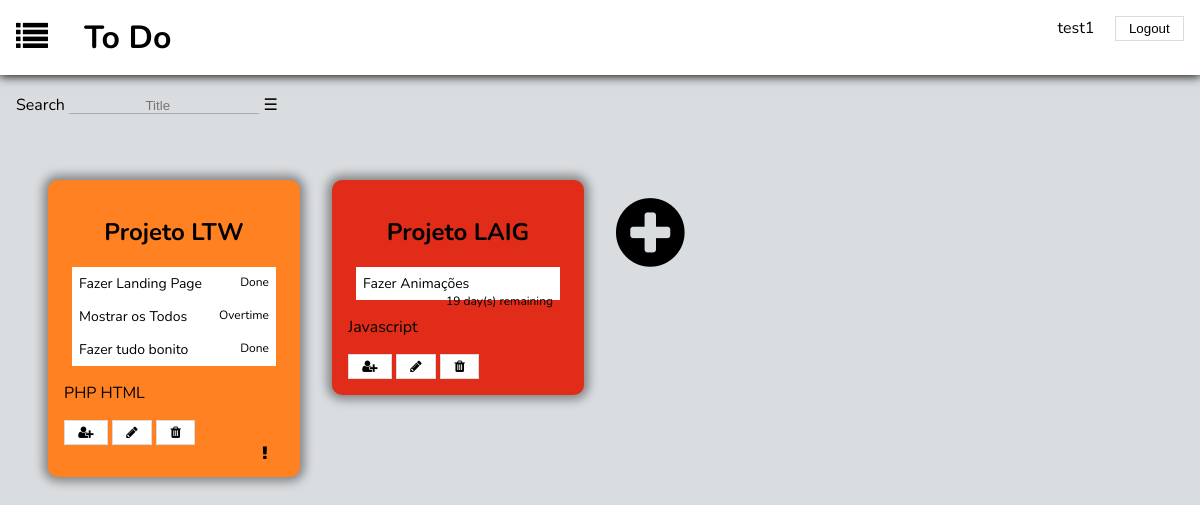
The page /home_page.php (signed in) on the database its author committed.
### tables this page shows
CREATE TABLE belongs (
	list_id INTEGER REFERENCES lists NOT NULL, 
	usr_id INTEGER REFERENCES users NOT NULL,
	PRIMARY KEY(list_id, usr_id)
);

CREATE TABLE lists (
	id INTEGER PRIMARY KEY AUTOINCREMENT,
	title VARCHAR NOT NULL,
	done INTEGER DEFAULT(-1),
	priority INTEGER DEFAULT(3)
);

CREATE TABLE hasCategories (
	list_id INTEGER REFERENCES lists NOT NULL,
	cat_id INTEGER REFERENCES categories NOT NULL,
	PRIMARY KEY(list_id, cat_id)
);

CREATE TABLE categories (
	cat_id INTEGER PRIMARY KEY AUTOINCREMENT,
	cat_name VARCHAR NOT NULL
);

### database/list.php (called while the page is built, shortened)
<?php
	function getAllLists($username){
		global $dbh;
		$stmt = $dbh->prepare("SELECT * FROM lists, users, belongs
								WHERE lists.id = belongs.list_id AND belongs.usr_id = users.usr_id AND usr_username = ?;");
		$stmt->execute(array($username));
		return $stmt->fetchAll();
	}
	function getListCategories($list_id){
		global $dbh;
		$stmt = $dbh->prepare("SELECT * FROM lists, hasCategories, categories
								WHERE hasCategories.list_id = lists.id AND hasCategories.cat_id = categories.cat_id AND lists.id = ?");
		$stmt->execute(array($list_id));
		return $stmt->fetchAll();
	}
	function getListTodos($list_id){
		global $dbh;
		$stmt = $dbh->prepare("SELECT todos.todo_id, todos.name, todos.limit_date, todos.done FROM todos, hasItems, lists
								WHERE lists.id = hasItems.list_id AND hasItems.todo_id = todos.todo_id AND lists.id = ?");
		$stmt->execute(array($list_id));
		return $stmt->fetchAll();
	}
?>

### templates/todos/time.php (called while the page is built, shortened)
<?php
	function getTimeDiff($ref){
		$currdt = new DateTime("now");
		$refdt = new DateTime($ref);
		$days = $currdt->diff($refdt)->format('%R%a');
		if($days > 0)
			$resMsg = intval($days) . " day(s) remaining";
		else
			$resMsg = "Overtime";
		return $resMsg;
	}
?>

### templates/todos/show_lists.php (the view, shortened to what this page needs)
<div id="search">
	<label>Search
		<input type="search" placeholder="Title" name="search_title">
	</label>
	<label class="hamburger" for="hamburger"></label>
</div>
<section id="lists">
	<?php foreach ($lists as $list) { ?>
	<?php
	if($list['priority'] == 1)
		$priority = 'p1';
	else if($list['priority'] == 2)
		$priority = 'p2';
	else if($list['priority'] == 3)
		$priority = 'p3';
	$alert = "";
	if($list['done'] == 1)
		$check = 'check';
	else
		$check = 'not_check';
	?>
	<div>
		<div id=<?= $list['id']?> class="list <?= $priority?> <?= $check?>" onclick="location.href='list_page.php?list_id=<?= $list['list_id']?>'">
			<h2><?= $list['title']?></h2>
			<div class="todos">
				<?php foreach ($todos[$list['id']] as $todo) { ?>
				<?php
					if($todo['done'] == -1){
						$todoStatus = getTimeDiff($todo['limit_date']);
						if($alert != "Overtime" && $todoStatus == "Overtime")
							$alert = "alert";
					}
					else
						$todoStatus = "Done";
				?>
				<div class="todo">
					<p><?= $todo['name']?></p>
					<span><?= $todoStatus ?></span>
				</div>
				<?php } ?>
			</div>
			<div class="categories">
				<?php foreach ($categories[$list['id']] as $cat) { ?>
				<div class="category">
					<p><?= $cat['cat_name']?></p>
				</div>
				<?php } ?>
			</div>
			<button name="Invite"><i class="fa fa-user-plus" aria-hidden="true"></i></button>
			<button name="Edit"><i class="fa fa-pencil" aria-hidden="true"></i></button>
			<button name="Remove"><i class="fa fa-1x fa-trash" aria-hidden="true"></i></button>
			<i class="mark fa fa-exclamation <?= $alert?>" aria-hidden="true"></i>
		</div>
	</div>
		<?php } ?>
		<div id="ultimo">
			<a href="#"><i class="fa fa-plus-circle" aria-hidden="true"></i></a>
		</div>
</section>

### css/todos.css (style rules this page uses)
body { background-color: #d9dde0; font-family: 'Nunito', sans-serif; margin: 0; }
a { text-decoration: none; color: black; }
button, input[type="Submit"] { padding: 0.3em 1em; background-color: white; border: 1px solid #d9dde0; color: black; }
input { border: 0; border-bottom: 1px solid #a6acb5; text-align: center; background-color: inherit; padding: 0.5em 0.5em 0 0.5em; color: black; }
#lists a { text-decoration: none; color: black; }
#lists { margin: 2em; display: grid; grid-template-columns: 25% 25% 25% 25%; grid-template-rows: auto; }
#lists > * { display: inline-block; margin: 1em 1em; }
.list { background-color: white; padding: 1em; border-radius: 10px; box-shadow: 0px 0px 10px 5px #888888; transition: transform 0.5s; }
#ultimo a { font-size: 5em; max-width: 10em; }
.list .mark { display: inline; margin-left: 90%; display: none; }
.list .alert { display: inherit; animation-duration: 2s; animation-name: blink; animation-iteration-count: infinite; }
.list h2 { text-align: center; border-radius: 10px; }
.todos { display: block; margin: 0 0.5em; border-radius: 10px; }
.todo { background-color: white; position: relative; padding: 0.5em; font-size: 14px; }
.todo span { font-size: 12px; }
.todo p { display: inline; }
span { margin-left: 2em; float: right; }
.category { display: inline-block; }
.p1 { background-color: #e02c18; }
.p2 { background-color: #ff8121; }
#search { display: inline-block; color: black; margin: 1em; }
#search .hamburger:before { content: "\2630"; }

### rows shown on the page
belongs: list.title "Projeto LTW", name "Fazer Landing Page", todoStatus "Done", name "Mostrar os Todos", todoStatus "Overtime", name "Fazer tudo bonito"
hascategories: cat.cat_name "PHP"
hascategories: cat.cat_name "HTML"
belongs: list.title "Projeto LAIG", name "Fazer Animações", todoStatus "19 day(s) remaining"
hascategories: cat.cat_name "Javascript"

### other values the page prints
$_SESSION['username'] "test1"
